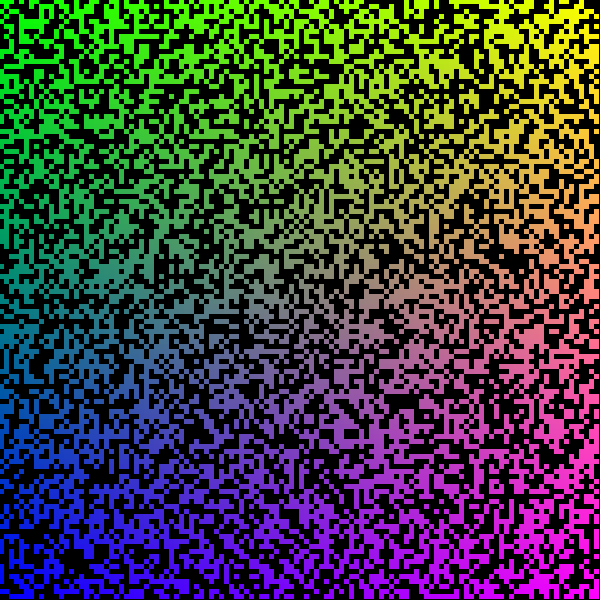
Frame 1 (no input)
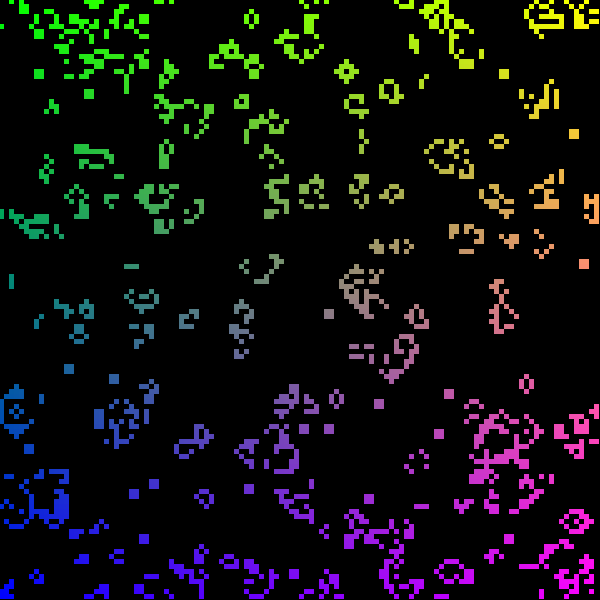
Frame 60 (no input)
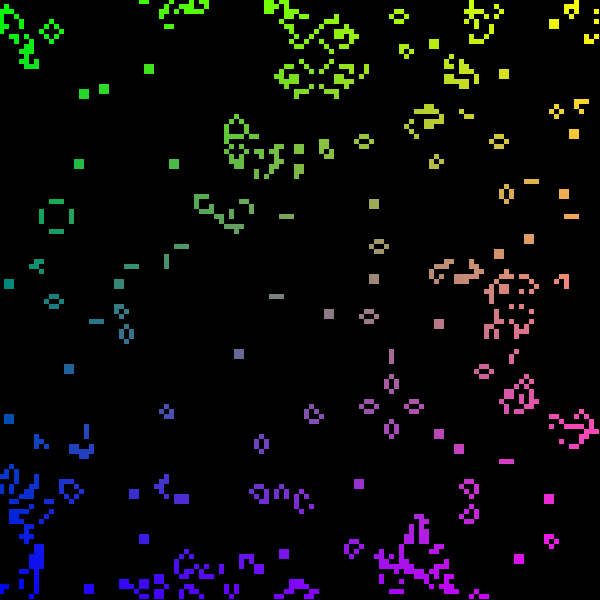
Frame 120 (the mouse pressed at the canvas centre since frame 60)

The p5.js sketch that drew these frames (run headless with seeded random() and noise() and a simulated clock; from frame 60 on, the mouse is pressed at the canvas centre):

// p5.js sketch
// ── sketch.js
let res = 5;
let cols, rows;
let old;

function setup() {
  let d = 600;
  createCanvas(d, d);
  cols = floor(width / res);
  rows = floor(height / res);

  old = generateBoard(cols, rows);

  for (let i = 0; i < rows; i++)
    for (let j = 0; j < cols; j++)
        old[i][j] = floor(random(0, 2));
  
}

function draw() {
  background(0);

  //paint
  for (let i = 0; i < rows; i++)
    for (let j = 0; j < cols; j++) {
      if (old[i][j] == 0)
        fill(0);
      else
        fill(color(
      map(i, 0, rows, 0, 255),
      map(j, 0, cols, 255, 0),
      map(j, 0, cols, 0, 255)));
			noStroke();
      let x = i * res - 1;
      let y = j * res - 1;
      rect(x, y, res, res);
    }

  let next = generateBoard(cols, rows);
  
  for (let i = 0; i < rows; i++)
    for (let j = 0; j < cols; j++) {
      if (old[i][j] == 0 && countNeighbors(old, i, j) == 3) {
        next[i][j] = 1;
      } else if (old[i][j] == 1 && (countNeighbors(old, i, j) < 2 || countNeighbors(old, i, j) > 3)) {
        next[i][j] = 0;
      } else {
        next[i][j] = old[i][j];
      }
    }

  old = next;
}

function countNeighbors(grid, row, col) {
  let sum = 0;

  for (var i = -1; i <= 1; i++)
    for (var j = -1; j <= 1; j++) {
      let x = (col + i + cols) % cols;
      let y = (row + j + rows) % rows;
      sum += grid[y][x];
    }
  return sum - grid[row][col];
}

function generateBoard(cols, rows) {
  let arr = new Array(cols);

  for (let i = 0; i < cols; i++) {
    arr[i] = new Array(rows);
  }

  return arr;
}
